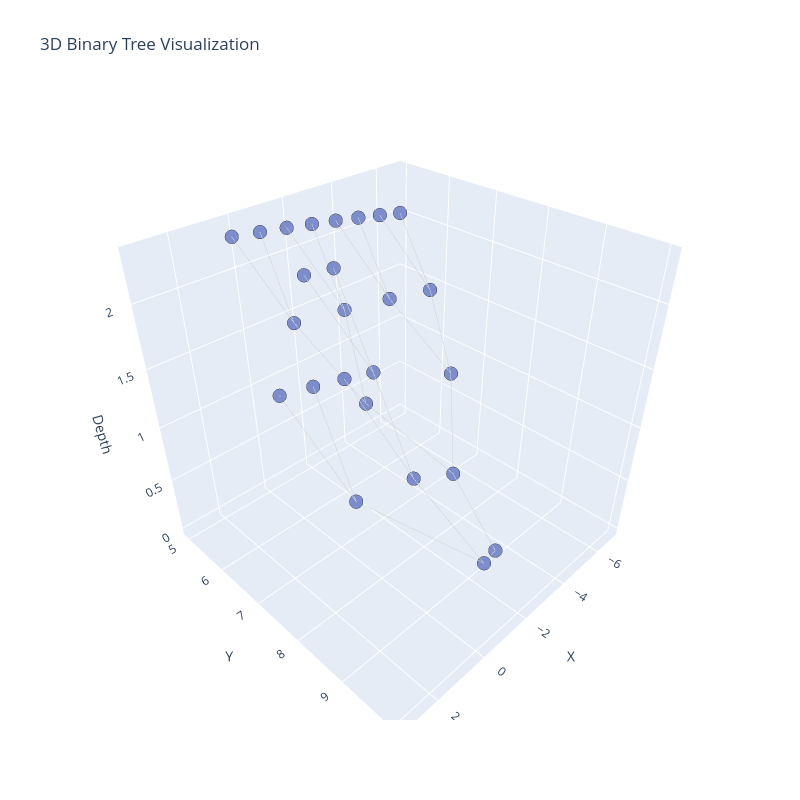

Notebook code for this chart:
### Code cell
import igraph
from igraph import Graph, EdgeSeq
import plotly.graph_objects as go
import numpy as np

# Create a binary tree
nr_vertices = 25
v_label = list(map(str, range(nr_vertices)))
G = Graph.Tree(nr_vertices, 2)  # 2 stands for children number

# Get layout for a tree in 2D
lay = G.layout('rt')

# Prepare positions
position = {k: lay[k] for k in range(nr_vertices)}
Y = [lay[k][1] for k in range(nr_vertices)]
M = max(Y)

# Extract edges
es = EdgeSeq(G)  # sequence of edges
E = [e.tuple for e in G.es]  # list of edges

# Prepare coordinates for nodes and edges
L = len(position)
Xn = [position[k][0] for k in range(L)]
Yn = [2 * M - position[k][1] for k in range(L)]
Zn = [np.log2(k + 1) * 0.5 for k in range(L)]  # Spread out nodes vertically to create a cone effect

Xe = []
Ye = []
Ze = []  # z-coordinate for edges
for edge in E:
    # Calculate edge coordinates with a conical effect
    mid_x = (position[edge[0]][0] + position[edge[1]][0]) / 2
    mid_y = (2 * M - position[edge[0]][1] + 2 * M - position[edge[1]][1]) / 2
    Xe += [position[edge[0]][0], position[edge[1]][0], None]
    Ye += [2 * M - position[edge[0]][1], 2 * M - position[edge[1]][1], None]
    Ze += [Zn[edge[0]], Zn[edge[1]], None]  # Use calculated z-coordinates for edges

# Create Plotly Figure
fig = go.Figure()

# Add edges
fig.add_trace(go.Scatter3d(
    x=Xe,
    y=Ye,
    z=Ze,
    mode='lines',
    line=dict(color='rgb(210,210,210)', width=1),
    hoverinfo='none'
))

# Add nodes
fig.add_trace(go.Scatter3d(
    x=Xn,
    y=Yn,
    z=Zn,
    mode='markers',
    name='Nodes',
    marker=dict(
        symbol='circle',  # Valid symbol
        size=8,
        color='#6175c1',
        line=dict(color='rgb(50,50,50)', width=1)
    ),
    text=v_label,
    hoverinfo='text',
    opacity=0.8
))

# Layout settings for 3D visualization
fig.update_layout(
    title='3D Binary Tree Visualization',
    scene=dict(
        xaxis=dict(title='X'),
        yaxis=dict(title='Y'),
        zaxis=dict(title='Depth'),
        aspectmode='manual',
        aspectratio=dict(x=1, y=1, z=1)  # Adjust for better view
    ),
    showlegend=False,
    width=800,
    height=800
)

# Show the figure
fig.show()

### Figure 1 — Plotly figure (JSON) as saved in the notebook; plotly's stock layout.template omitted (floating-point values rounded to 4 significant figures)
{"data": [{"hoverinfo": "none", "line": {"color": "rgb(210,210,210)", "width": 1}, "mode": "lines", "type": "scatter3d", "x": [-3.333, -3.333, null, -3.333, 0, null, -3.333, -5.333, null, -3.333, -1.333, null, 0, 0.6667, null, 0, 2.667, null, -5.333, -6.333, null, -5.333, -4.333, null, -1.333, -2.333, null, -1.333, -0.3333, null, 0.6667, 0.1667, null, 0.6667, 1.167, null, 2.667, 2.167, null, 2.667, 3.167, null, -6.333, -6.833, null, -6.333, -5.833, null, -4.333, -4.833, null, -4.333, -3.833, null, -2.333, -2.833, null, -2.333, -1.833, null, -0.3333, -0.8333, null, -0.3333, 0.1667, null, 0.1667, -0.3333, null, 0.1667, 0.6667, null], "y": [9, 8, null, 9, 10, null, 8, 7, null, 8, 7, null, 10, 9, null, 10, 9, null, 7, 6, null, 7, 6, null, 7, 6, null, 7, 6, null, 9, 8, null, 9, 8, null, 9, 8, null, 9, 8, null, 6, 5, null, 6, 5, null, 6, 5, null, 6, 5, null, 6, 5, null, 6, 5, null, 6, 5, null, 6, 5, null, 8, 7, null, 8, 7, null], "z": [0, 0.5, null, 0, 0.7925, null, 0.5, 1, null, 0.5, 1.161, null, 0.7925, 1.292, null, 0.7925, 1.404, null, 1, 1.5, null, 1, 1.585, null, 1.161, 1.661, null, 1.161, 1.73, null, 1.292, 1.792, null, 1.292, 1.85, null, 1.404, 1.904, null, 1.404, 1.953, null, 1.5, 2, null, 1.5, 2.044, null, 1.585, 2.085, null, 1.585, 2.124, null, 1.661, 2.161, null, 1.661, 2.196, null, 1.73, 2.23, null, 1.73, 2.262, null, 1.792, 2.292, null, 1.792, 2.322, null]}, {"hoverinfo": "text", "marker": {"color": "#6175c1", "line": {"color": "rgb(50,50,50)", "width": 1}, "size": 8, "symbol": "circle"}, "mode": "markers", "name": "Nodes", "opacity": 0.8, "text": ["0", "1", "2", "3", "4", "5", "6", "7", "8", "9", "10", "11", "12", "13", "14", "15", "16", "17", "18", "19", "20", "21", "22", "23", "24"], "type": "scatter3d", "x": [-3.333, -3.333, 0, -5.333, -1.333, 0.6667, 2.667, -6.333, -4.333, -2.333, -0.3333, 0.1667, 1.167, 2.167, 3.167, -6.833, -5.833, -4.833, -3.833, -2.833, -1.833, -0.8333, 0.1667, -0.3333, 0.6667], "y": [9, 8, 10, 7, 7, 9, 9, 6, 6, 6, 6, 8, 8, 8, 8, 5, 5, 5, 5, 5, 5, 5, 5, 7, 7], "z": [0, 0.5, 0.7925, 1, 1.161, 1.292, 1.404, 1.5, 1.585, 1.661, 1.73, 1.792, 1.85, 1.904, 1.953, 2, 2.044, 2.085, 2.124, 2.161, 2.196, 2.23, 2.262, 2.292, 2.322]}], "layout": {"height": 800, "scene": {"aspectmode": "manual", "aspectratio": {"x": 1, "y": 1, "z": 1}, "xaxis": {"title": {"text": "X"}}, "yaxis": {"title": {"text": "Y"}}, "zaxis": {"title": {"text": "Depth"}}}, "showlegend": false, "title": {"text": "3D Binary Tree Visualization"}, "width": 800}}
